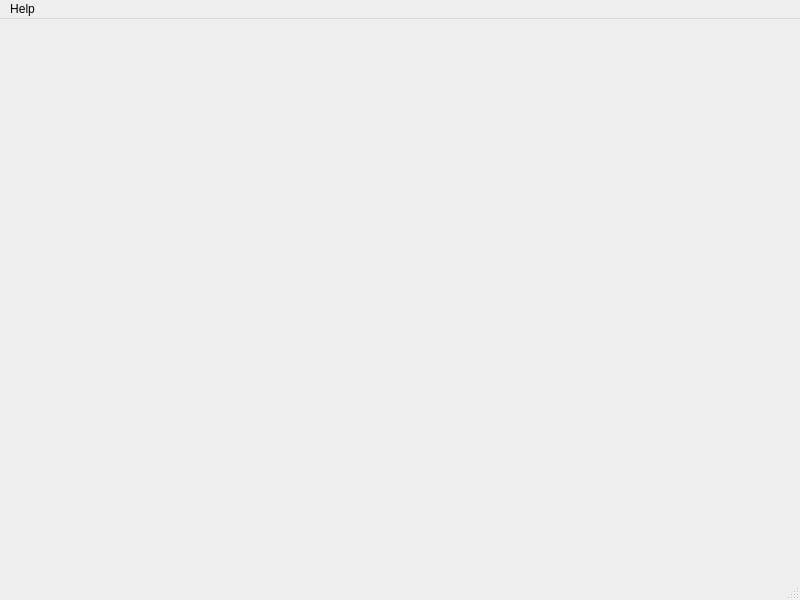
<?xml version="1.0" encoding="UTF-8"?>
<ui version="4.0">
 <class>MainWindow</class>
 <widget class="QMainWindow" name="MainWindow">
  <property name="geometry">
   <rect>
    <x>0</x>
    <y>0</y>
    <width>800</width>
    <height>600</height>
   </rect>
  </property>
  <property name="windowTitle">
   <string>MainWindow</string>
  </property>
  <widget class="QWidget" name="centralWidget"/>
  <widget class="QMenuBar" name="menuBar">
   <property name="geometry">
    <rect>
     <x>0</x>
     <y>0</y>
     <width>800</width>
     <height>22</height>
    </rect>
   </property>
   <widget class="QMenu" name="menuHelp">
    <property name="title">
     <string>Help</string>
    </property>
    <widget class="QMenu" name="menuVersion">
     <property name="title">
      <string>Version</string>
     </property>
    </widget>
    <addaction name="menuVersion"/>
   </widget>
   <addaction name="menuHelp"/>
  </widget>
  <widget class="QStatusBar" name="statusBar"/>
  <action name="action1">
   <property name="text">
    <string>1</string>
   </property>
  </action>
 </widget>
 <layoutdefault spacing="6" margin="11"/>
 <resources/>
 <connections/>
</ui>
